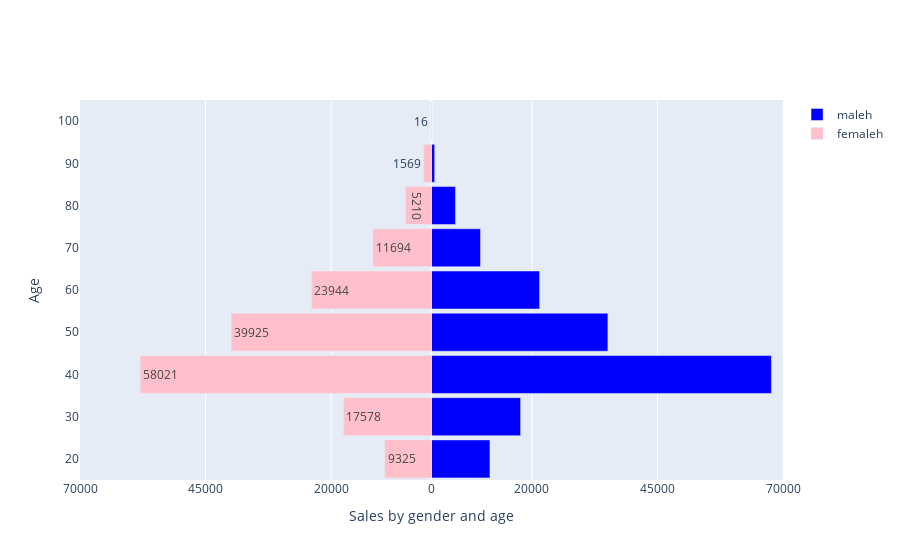

The code cell stored with this chart in its notebook:
### Code cell
women_bins = femmef['sex']
men_bins = hommeh['sex']

y = hommeh['age']

layout = go.Layout(yaxis=go.layout.YAxis(title='Age'),
                   xaxis=go.layout.XAxis(
                       range=[-70000, 70000],
                       tickvals=[-70000, -45000, -20000, 0, 20000, 45000, 70000],
                       ticktext=[70000, 45000, 20000, 0, 20000, 45000, 70000],
                       title="Sales by gender and age"),
                   barmode='overlay',
                   bargap=0.1)

data = [go.Bar(y=y,
               x=men_bins,
               orientation='h',
               name='maleh',
               hoverinfo='x',
               marker=dict(color='blue')
               ),
        go.Bar(y=y,
               x=women_bins,
               orientation='h',
               name='femaleh',
               text=-1 * women_bins.astype('int'),
               hoverinfo='text',
               marker=dict(color='pink')
               )]

py.iplot(dict(data=data, layout=layout), filename='EXAMPLES/bar_pyramid')

### Figure 1 — Plotly figure (JSON) as saved in the notebook; plotly's stock layout.template omitted (floating-point values rounded to 4 significant figures)
{"data": [{"hoverinfo": "x", "marker": {"color": "blue"}, "name": "maleh", "orientation": "h", "type": "bar", "x": [11643, 17747, 67700, 35126, 21531, 9763, 4772, 634, 70], "y": [20, 30, 40, 50, 60, 70, 80, 90, 100]}, {"hoverinfo": "text", "marker": {"color": "pink"}, "name": "femaleh", "orientation": "h", "text": [9325, 17578, 58021, 39925, 23944, 11694, 5210, 1569, 16], "type": "bar", "x": [-9325, -17578, -58021, -39925, -23944, -11694, -5210, -1569, -16], "y": [20, 30, 40, 50, 60, 70, 80, 90, 100]}], "layout": {"bargap": 0.1, "barmode": "overlay", "xaxis": {"range": [-70000, 70000], "ticktext": [70000, 45000, 20000, 0, 20000, 45000, 70000], "tickvals": [-70000, -45000, -20000, 0, 20000, 45000, 70000], "title": {"text": "Sales by gender and age"}}, "yaxis": {"title": {"text": "Age"}}}}
